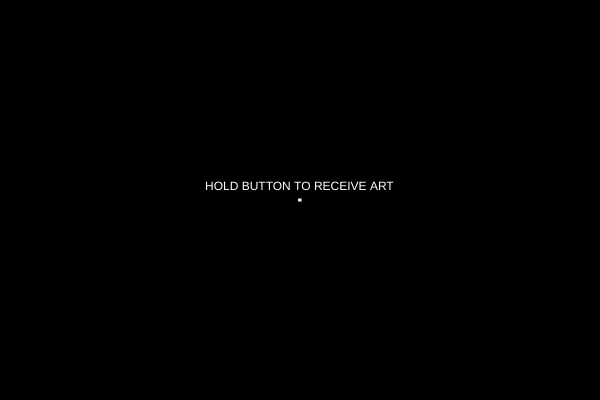
Frame 1 (no input)
Frame 60 (no input): identical to frame 1, image omitted
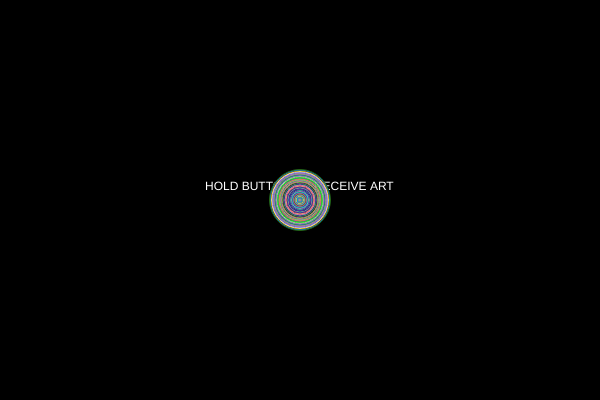
Frame 120 (the mouse pressed at the canvas centre since frame 60)

The p5.js sketch that drew these frames (run headless with seeded random() and noise() and a simulated clock; from frame 60 on, the mouse is pressed at the canvas centre):

// p5.js sketch
// ── sketch.js
var circleheight = 2
var circlewidth = 2
var col = {
  r:255,
  g:255,
  b:255
}
function setup() {
  createCanvas(600,400);
  background(0);
  fill(255);
  text("HOLD BUTTON TO RECEIVE ART",205,190)
  
}

function draw() {
  rectMode(CENTER);
  // making my button
  rect(300,200, 4,4);
  // defining perimeters of my very small button
  if(mouseX >296 & mouseX < 304 & mouseY > 196 & mouseY < 204){ 
  // if my mouse is within the perimeter of my button then the statement is true which allows my second if statement to work
  if(mouseIsPressed){
    //randomizing the rgb colors of my growing ellipse
    col.r = random(0,255);
    col.g = random(0,255);
    col.b = random(0,255);
    stroke(col.r, col.g, col.b);
    // ellipse appears where my mouse is
    ellipse(mouseX,mouseY,circlewidth,circleheight);
    noFill(1);
    // my ellipse's diameter will grow continuosly by 1 pixel
    circleheight = circleheight + 1
    circlewidth = circlewidth + 1
    
  }
  }
  }
